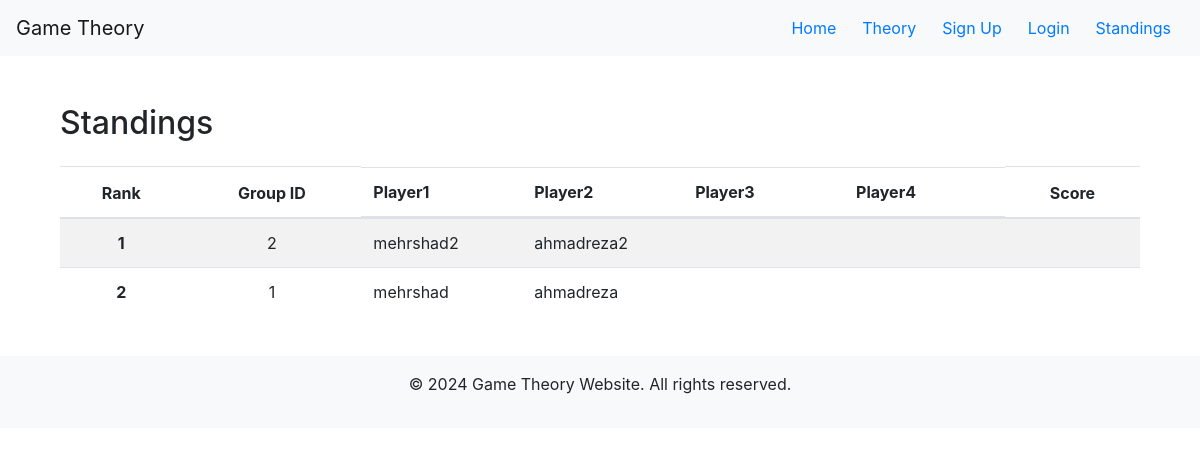
The page /standings/ on the database its author committed.
### panel/models.py (models this page shows, shortened)
class Group(models.Model):
    player1 = models.CharField(max_length=64, blank=True, default='')
    player2 = models.CharField(max_length=64, blank=True, default='')
    player3 = models.CharField(max_length=64, blank=True, default='')
    player4 = models.CharField(max_length=64, blank=True, default='')
    score = models.IntegerField(default=1000)

### panel/views.py (the view)
# urls.py: path('standings/', views.standings_view, name='standings')
def standings_view(request):
    groups = Group.objects.all().order_by('-score')
    return render(request, 'standings.html', {'groups': groups})

### panel/templates/standings.html (shortened to what this page needs)
{% extends "base.html" %}
{% block content %}
<div class="container mt-5 table-responsive">
    <h2 class="mb-4">Standings</h2>
    <table class="table table-striped text-center">
        <thead >
            <tr>
                <th scope="col">Rank</th>
                <th scope="col">Group ID</th>
                <th scope="col" class="text-center d-none d-md-inline-flex w-25">Player1</th>
                <th scope="col" class="text-center d-none d-md-inline-flex w-25">Player2</th>
                <th scope="col" class="text-center d-none d-md-inline-flex w-25">Player3</th>
                <th scope="col" class="text-center d-none d-md-inline-flex w-25">Player4</th>
                <th scope="col">Score</th>
            </tr>
        </thead>
        <tbody>
            {% for group in groups %}
            <tr>
                <th scope="row">{{ forloop.counter }}</th>
                <td class="text-center">{{ group.id }}</td>
                <td class="d-none d-md-inline-flex w-25 text-center">{{ group.player1 }}</td>
                <td class="d-none d-md-inline-flex w-25 text-center">{{ group.player2 }}</td>
                <td class="d-none d-md-inline-flex w-25 text-center">{{ group.player3 }}</td>
                <td class="d-none d-md-inline-flex w-25 text-center">{{ group.player4 }}</td>
                <td class="text-center">{{ group.scor25e }}</td>
            </tr>
            {% endfor %}
        </tbody>
    </table>
</div>
{% endblock %}

### rows shown on the page
Group: id "2", player1 "mehrshad2", player2 "ahmadreza2"
Group: id "1", player1 "mehrshad", player2 "ahmadreza"
